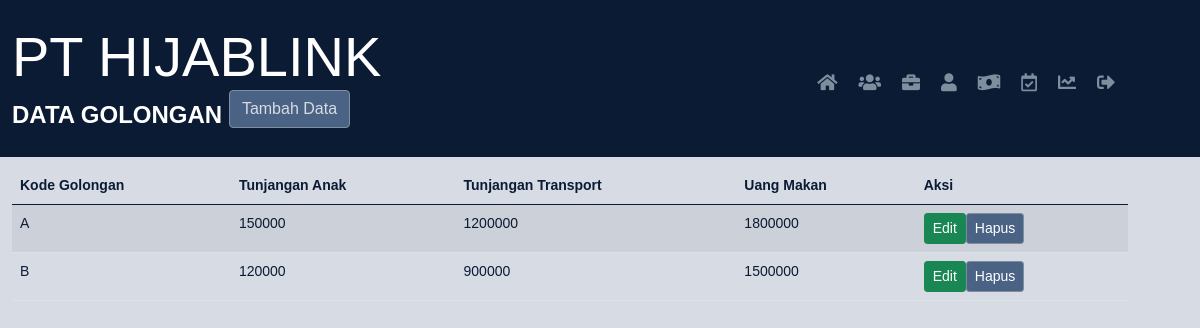
Screenshot of /golongan.php with the database file from the repository.
### tables this page shows
CREATE TABLE `golongan` (
  `kode_golongan` varchar(10) NOT NULL,
  `tunjangan_anak` int(10) DEFAULT NULL,
  `tunjangan_transport` int(10) DEFAULT NULL,
  `uang_makan` int(10) DEFAULT NULL
);

### golongan.php (the view, shortened to what this page needs)
<!DOCTYPE html>
<html>
<head>
    <link rel="stylesheet" href="https://cdnjs.cloudflare.com/ajax/libs/bootstrap/5.0.2/css/bootstrap.min.css">
    <link rel="stylesheet" href="https://cdnjs.cloudflare.com/ajax/libs/font-awesome/5.15.3/css/all.min.css">
</head>
<body>
    <nav class="navbar navbar-expand-lg navbar-dark color=#4A6284">
        <div class="container">
            <a class="navbar-brand" href="#">
                <span class="display-4">PT HIJABLINK</span>
                <br>
                DATA GOLONGAN
                <button type="button" class="btn btn-primary mb-3" data-bs-toggle="modal" data-bs-target="#addModal">Tambah Data</button>
            </a>
            <div class="navbar-collapse justify-content-end">
                <ul class="navbar-nav">
                    <li class="nav-item">
                            <a class="nav-link" href="home.html" data-bs-toggle="tooltip" data-bs-placement="bottom" title="Home">
                                <i class="fas fa-home" style="color: #7E8E9E;"></i>
                            </a>
                        </li>
                    <li class="nav-item">
                        <a class="nav-link active" href="golongan.php" data-bs-toggle="tooltip" data-bs-placement="bottom" title="Golongan">
                            <i class="fas fa-users" style="color: #7E8E9E;"></i>
                        </a>
                    </li>
                    <li class="nav-item">
                        <a class="nav-link active" href="jabatan.php" data-bs-toggle="tooltip" data-bs-placement="bottom" title="Jabatan">
                            <i class="fas fa-briefcase" style="color: #7E8E9E;"></i>
                        </a>
                    </li>
                    <li class="nav-item">
                        <a class="nav-link" href="pegawai.php" data-bs-toggle="tooltip" data-bs-placement="bottom" title="Pegawai">
                            <i class="fas fa-user" style="color: #7E8E9E;"></i>
                        </a>
                    </li>
                    <li class="nav-item">
                        <a class="nav-link" href="gaji.php" data-bs-toggle="tooltip" data-bs-placement="bottom" title="Gaji">
                            <i class="fas fa-money-bill-wave" style="color: #7E8E9E;"></i>
                        </a>
                    </li>
                    <li class="nav-item">
                        <a class="nav-link" href="presensi.php" data-bs-toggle="tooltip" data-bs-placement="bottom" title="Presensi">
                            <i class="far fa-calendar-check" style="color: #7E8E9E;"></i>
                        </a>
                    </li>
                    <li class="nav-item">
                        <a class="nav-link" href="penilaian_kinerja.php" data-bs-toggle="tooltip" data-bs-placement="bottom" title="Penilaian Kinerja">
                            <i class="fas fa-chart-line" style="color: #7E8E9E;"></i>
                        </a>
                    </li>
                    <li class="nav-item">
                        <a class="nav-link" href="login.php?logout=true" data-bs-toggle="tooltip" data-bs-placement="bottom" title="Log Out" onclick="confirmLogout(event)">
                            <i class="fas fa-sign-out-alt" style="color: #7E8E9E;"></i>
                        </a>
                    </li>
                </ul>
            </div>
        </div>
    </nav>
</body>
<body>
    <?php
    $servername = "localhost";
    $username = "root";
    $password = "";
    $database = "hijablink";
    $conn = mysqli_connect($servername, $username, $password, $database);
    ?>
    <div class="container">
        <table class="table table-striped">
            <thead>
                <tr>
                    <th>Kode Golongan</th>
                    <th>Tunjangan Anak</th>
                    <th>Tunjangan Transport</th>
                    <th>Uang Makan</th>
                    <th>Aksi</th>
                </tr>
            </thead>
            <tbody>
                <?php
                $query = "SELECT * FROM golongan";
                $result = mysqli_query($conn, $query);
                while ($data = mysqli_fetch_assoc($result)) {
                    echo "<tr>";
                    echo "<td>".$data['kode_golongan']."</td>";
                    echo "<td>".$data['tunjangan_anak']."</td>";
                    echo "<td>".$data['tunjangan_transport']."</td>";
                    echo "<td>".$data['uang_makan']."</td>";
                    echo "<td>";
                    echo "<button type='button' class='btn btn-success btn-sm' data-bs-toggle='modal' data-bs-target='#editModal' onclick='openEditModal(\"".$data['kode_golongan']."\", \"".$data['tunjangan_anak']."\", \"".$data['tunjangan_transport']."\", \"".$data['uang_makan']."\")'>Edit</button>";
                    echo "<button type='button' class='btn btn-danger btn-sm' onclick='deleteData(\"".$data['kode_golongan']."\")'>Hapus</button>";
                    echo "</td>";
                    echo "</tr>";
                }
                ?>
            </tbody>
        </table>
    </div>
</body>
</html>

### golongan.php (style rules this page uses)
body { background-color: #D7DBE4; font-family: Arial, sans-serif; margin: 0; padding: 0; background-repeat: no-repeat; background-size: cover; background-position: center; padding-top: 0px; padding-left: 0px; }
.container { margin-top: 10px; margin-left: 0px; }
.navbar { background-color: #0B1B34; }
.navbar-brand { color: #D7DBE4; font-size: 24px; font-weight: bold; margin-left: 0px; }
.navbar-nav .nav-link { color: #7E8E9E; font-size: 18px; font-weight: bold; transition: color 0.3s; }
.navbar-nav .nav-link.active { color: #0B1B34; }
.navbar-nav .nav-link i { margin-right: 5px; }
.navbar-nav .nav-link.active i { color: #0B1B34; }
th { background-color: #7E8E9E; color: #0B1B34; font-size: 14px; text-align: left; padding-left: 0px; }
td { background-color: #D7DBE4; color: #0B1B34; font-size: 14px; text-align: left; padding-left: 0px; }
.btn-primary { background-color: #4A6284; border-color: #7E8E9E; }
.btn-danger { background-color: #4A6284; border-color: #7E8E9E; }
.btn-primary, .btn-secondary { color: #D7DBE4; }
.table { margin-left: 0px; }

### rows the page displays
golongan: kode_golongan "A", tunjangan_anak "150000", tunjangan_transport "1200000", uang_makan "1800000"
golongan: kode_golongan "B", tunjangan_anak "120000", tunjangan_transport "900000", uang_makan "1500000"
